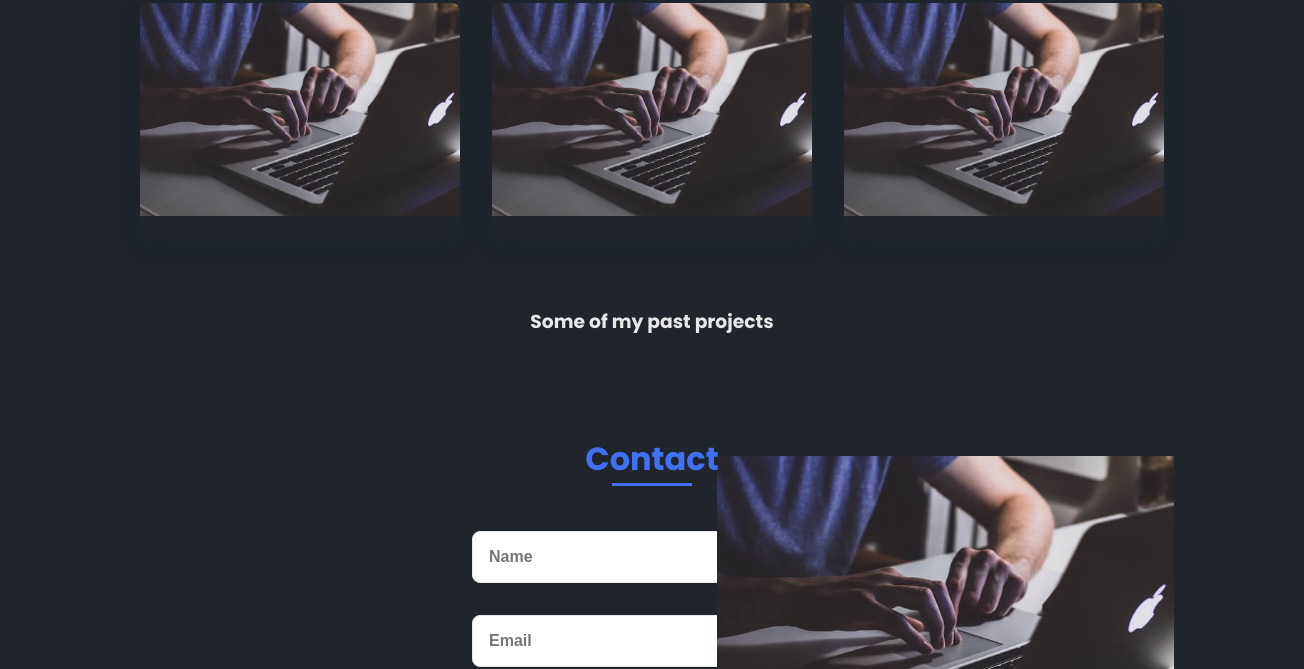
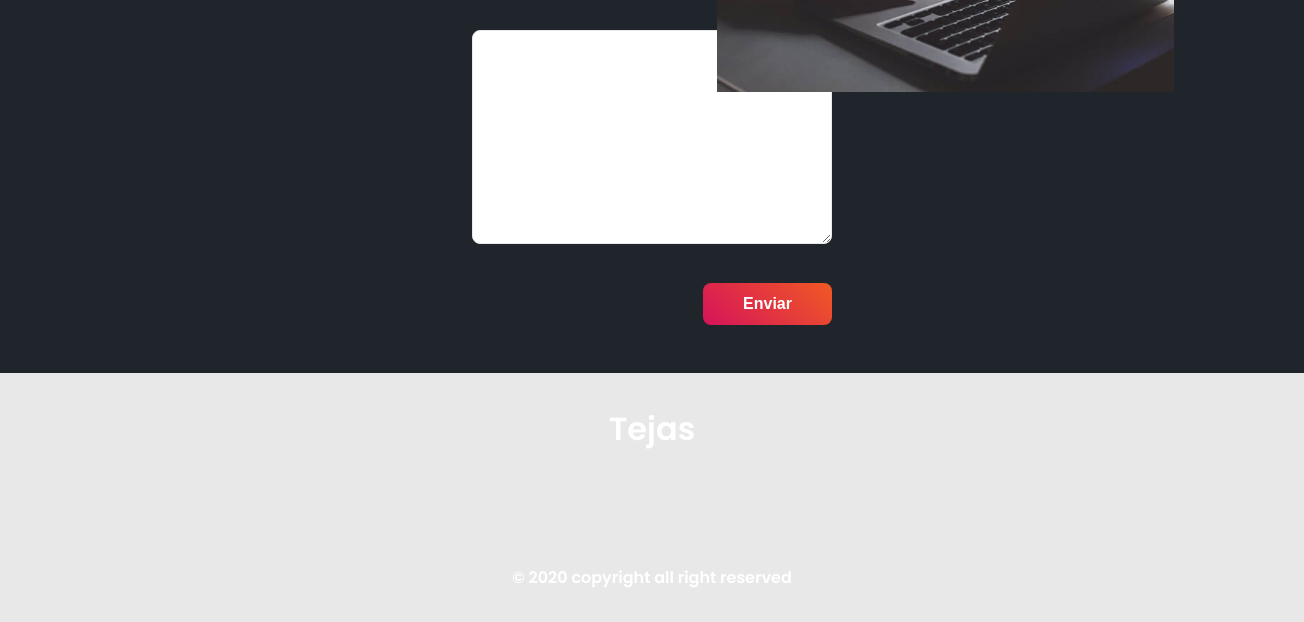
Before: / (lower part) with the older database file (2 pictures, top to bottom).
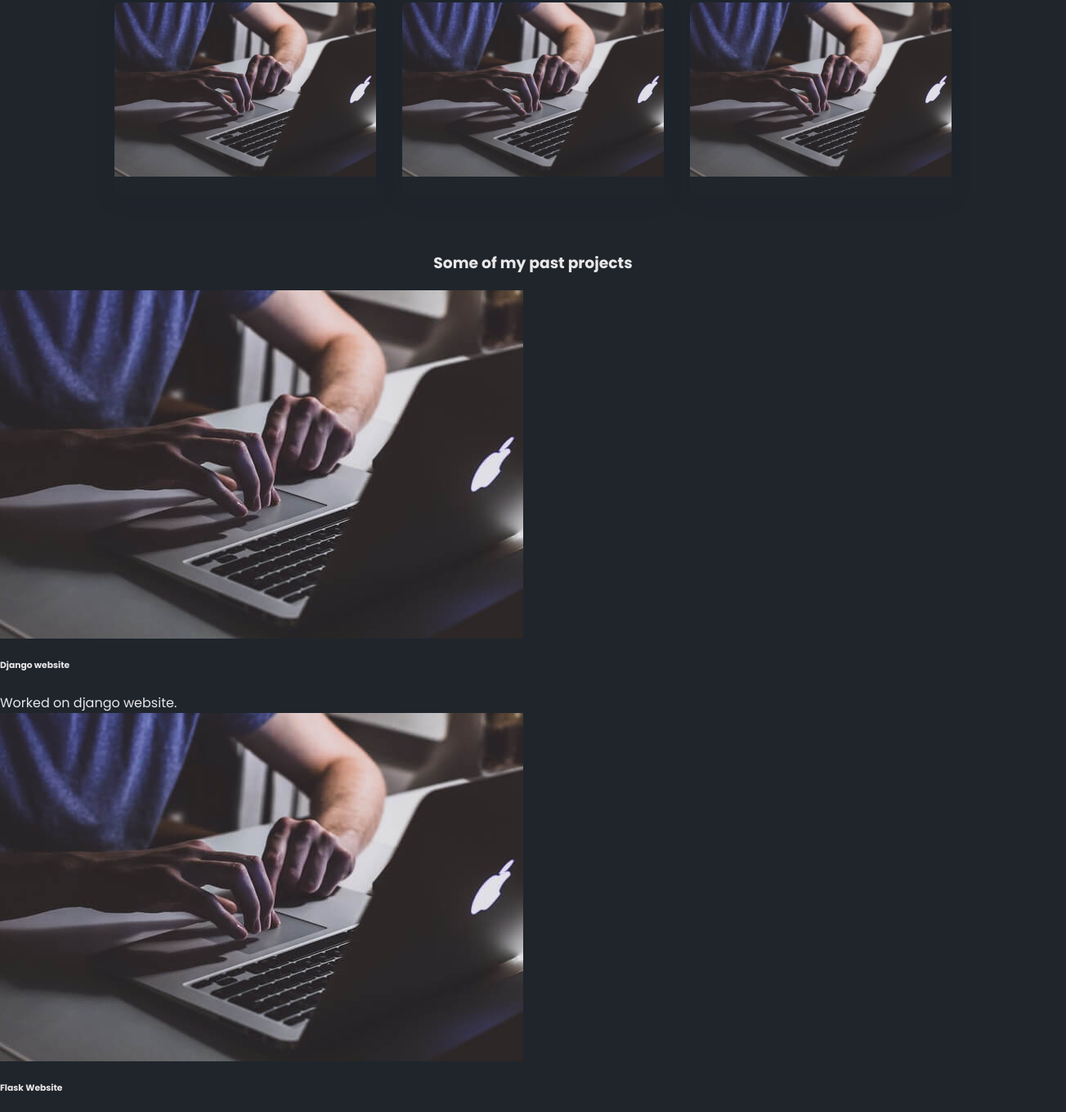
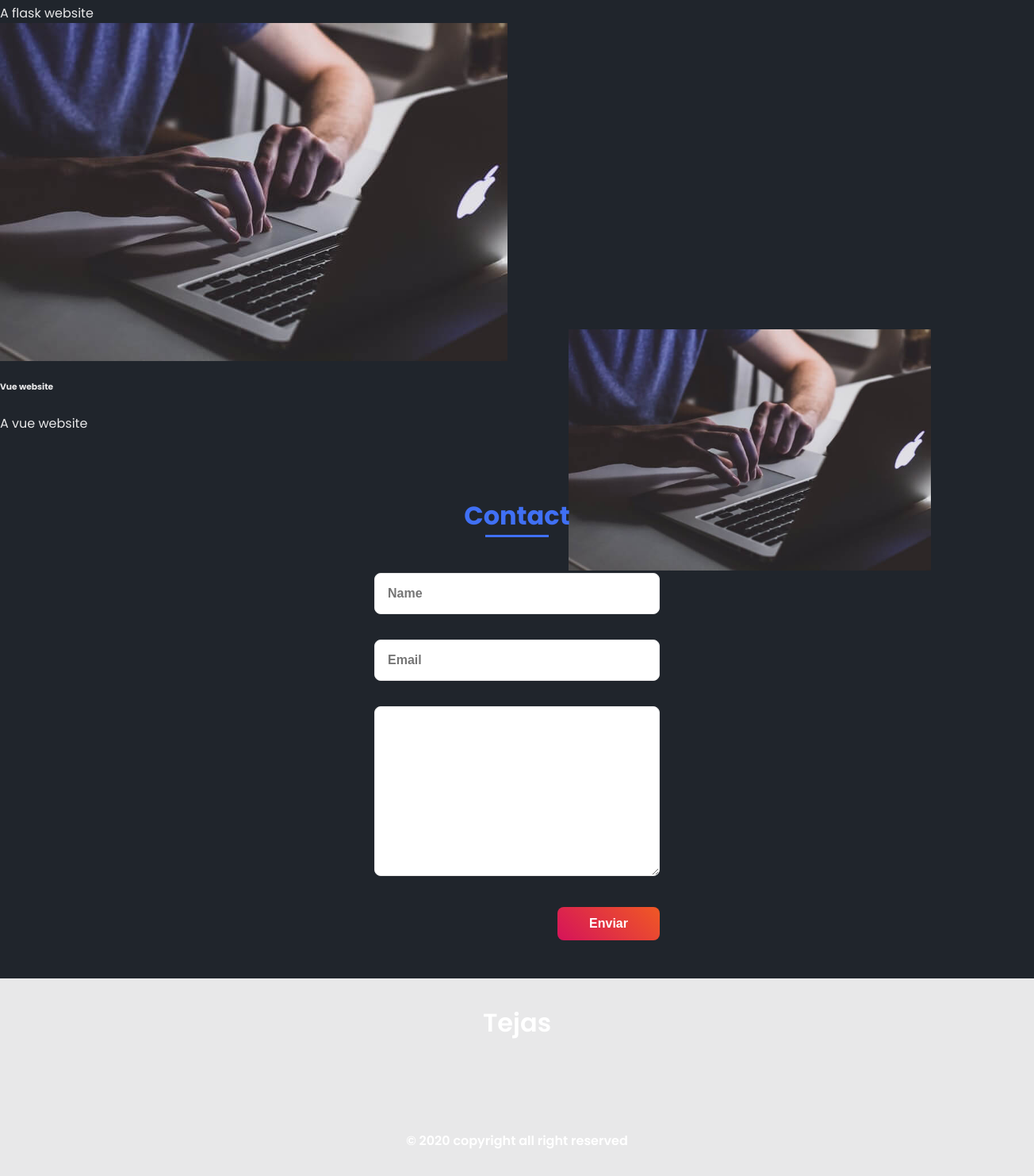
After: the same page with the newer database file (2 pictures, top to bottom).
### core/models.py (models this page shows, shortened)
class Post(models.Model):
    headline = models.CharField(max_length=200)
    created = models.DateTimeField(auto_now_add=True)
    active = models.BooleanField(default=False)
    featured = models.BooleanField(default=False)
    body = models.TextField(null=True, blank=True)

### core/views.py (the view)
# urls.py: path('', views.home, name="home"),
def home(request):
    posts = Post.objects.filter(active=True, featured=True)[0:3]
    skills = Skills.objects.all()
    context = {'posts':posts, 'skills':skills}
    return render(request, 'core/index.html', context)

### core/templates/core/index.html (shortened to what this page needs)
{% extends 'core/layout.html' %}
{% load static %}
{% block content %}
        <main class="l-main">
            <section class="home bd-grid" id="home">
                <div class="home__img">
                    <img src="assets/img/perfil.png" alt="">
                </div>
            </section>
            <section class="work section" id="work">
                <div class="work__container bd-grid">
                    <div class="work__img">
                        <img src="{% static 'img/work1.jpg' %}" alt="">
                    </div>
                    <div class="work__img">
                        <img src="{% static 'img/work1.jpg' %}" alt="">
                    </div>
                    <div class="work__img">
                        <img src="{% static 'img/work1.jpg' %}" alt="">
                    </div>
                </div>
            </section>
            <section class="s1">
                <div class="main-container">
                    <h3 style="text-align: center;">Some of my past projects</h3>
                    <div class="post-wrapper">
                        {% for post in posts %}
                        <div>
                            <div class="post">
                                <img class="thumbnail" src="{% static 'img/work1.jpg' %}">
                                <div class="post-preview">
                                    <h6 class="post-title">{{post.headline}}</h6>
                                    <p class="post-intro">{{post.body}}</p>
                                </div>
                            </div>
                        </div>
                        {% endfor %}
                    </div>
                </div>
            </section>
            <section class="contact section" id="contact">
                <h2 class="section-title">Contact</h2>
                <div class="contact__container bd-grid">
                    <form action="" class="contact__form">
                        <input type="text" placeholder="Name" class="contact__input">
                        <input type="mail" placeholder="Email" class="contact__input">
                        <textarea name="" id="" cols="0" rows="10" class="contact__input"></textarea>
                        <input type="button" value="Enviar" class="contact__button button">
                    </form>
                </div>
            </section>
        </main>
{% endblock content %}

### core/templates/core/layout.html (shortened to what this page needs)
<!DOCTYPE html>
{% load static %}
<html lang="en">
    <head>
        <link rel="stylesheet" href="{% static 'css/style.css' %}">
        <link href='https://cdn.jsdelivr.net/npm/boxicons@2.0.5/css/boxicons.min.css' rel='stylesheet'>
    </head>
<body>
    {% block content %}{% endblock content %}
    <footer class="footer">
        <p class="footer__title">Tejas</p>
        <div class="footer__social">
            <a href="#" class="footer__icon"><i class='bx bxl-facebook' ></i></a>
            <a href="#" class="footer__icon"><i class='bx bxl-instagram' ></i></a>
        </div>
        <p>&#169; 2020 copyright all right reserved</p>
    </footer>
</body>
</html>

### static/css/style.css (style rules this page uses)
body { padding: 0; margin: 0; background-color: #20252C; color: white; }
:root { --header-height: 3rem; --font-semi: 600; }
:root { --first-color: #4070F4; --second-color: #e8e8e9; }
:root { --body-font: 'Poppins', sans-serif; --big-font-size: 2rem; --h2-font-size: 1.25rem; --normal-font-size: 0.938rem; }
@media screen and (min-width: 768px) { :root { --big-font-size: 3.5rem; --h2-font-size: 2rem; --normal-font-size: 1rem; } }
:root { --mb-1: 0.5rem; --mb-2: 1rem; --mb-3: 1.5rem; --mb-4: 2rem; --mb-5: 2.5rem; --mb-6: 3rem; }
:root { --z-back: -10; --z-normal: 1; --z-tooltip: 10; --z-fixed: 100; }
*,::before,::after { box-sizing: border-box; }
html { scroll-behavior: smooth; }
body { margin: var(--header-height) 0 0 0; font-family: var(--body-font); font-size: var(--normal-font-size); color: var(--second-color); }
h1,h2,p { margin: 0; }
a { text-decoration: none; }
img { max-width: 100%; height: auto; display: block; }
.section-title { position: relative; font-size: var(--h2-font-size); color: var(--first-color); margin-top: var(--mb-2); margin-bottom: var(--mb-4); text-align: center; }
.section-title::after { position: absolute; content: ""; width: 64px; height: 0.18rem; left: 0; right: 0; margin: auto; top: 2rem; background-color: var(--first-color); }
.section { padding-top: 3rem; padding-bottom: 2rem; }
.bd-grid { max-width: 1024px; display: grid; grid-template-columns: 100%; grid-column-gap: 2rem; width: calc(100% - 2rem); margin-left: var(--mb-2); margin-right: var(--mb-2); }
.home { height: calc(100vh - 3rem); row-gap: 1rem; }
.bxl-instagram, .bxl-facebook, .bxl-github, .bxl-linkedin, .material-icons { display: inline-block; width: 1em; height: 1em; margin-left:15px; margin-top:15px; stroke-width: 0; stroke: currentColor; fill: #0078d7; }
.home__img { position: absolute; right: 0; bottom: 0; width: 295px; }
.button { display: inline-block; background: linear-gradient(45deg, #d5135a, #f05924); color: #fff; padding: .75rem 2.5rem; font-weight: var(--font-semi); border-radius: .5rem; }
.work__container { row-gap: 2rem; }
.work__img { box-shadow: 0 4px 25px rgba(14,36,49,.15); border-radius: .5rem; overflow: hidden; }
.work__img img { transition: 1s; cursor: pointer; }
.contact__input { width: 100%; font-size: var(--normal-font-size); font-weight: var(--font-semi); padding: 1rem; border-radius: .5rem; border: 1.5px solid var(--second-color); outline: none; margin-bottom: var(--mb-4); }
.contact__button { display: block; border: none; outline: none; font-size: var(--normal-font-size); cursor: pointer; margin-left: auto; }
.footer { background-color: var(--second-color); color: #fff; text-align: center; font-weight: var(--font-semi); padding: 2rem 0; }
.footer__title { font-size: 2rem; margin-bottom: var(--mb-4); }
.footer__social { margin-bottom: var(--mb-4); }
.footer__icon { font-size: 1.5rem; color: #fff; margin: 0 var(--mb-2) }
@media screen and (min-width: 768px) { body { margin: 0; } }
@media screen and (min-width: 768px) { .section { padding-top: 4rem; padding-bottom: 3rem; } }
@media screen and (min-width: 768px) { .section-title { margin-bottom: var(--mb-6); } }
@media screen and (min-width: 768px) { .section-title::after { width: 80px; top: 3rem; } }
@media screen and (min-width: 768px) { .home { height: 100vh; } }
@media screen and (min-width: 768px) { .home__img { width: 457px; bottom: 15%; } }
@media screen and (min-width: 768px) { .work__container { grid-template-columns: repeat(3, 1fr); grid-template-rows: repeat(2,1fr); column-gap: 2rem; } }
@media screen and (min-width: 768px) { .contact__form { width: 360px; } }
@media screen and (min-width: 768px) { .contact__container { justify-items: center; } }
@media screen and (min-width: 1024px) { .bd-grid { margin-left: auto; margin-right: auto; } }
@media screen and (min-width: 1024px) { .home__img { right: 10%; } }

Changed rows visible on the page:
added Post: headline "Django website", body "Worked on django website."
added Post: headline "Flask Website", body "A flask website"
added Post: headline "Vue website", body "A vue website"
